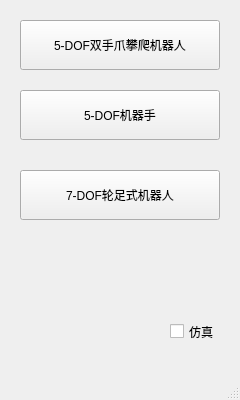
<?xml version="1.0" encoding="UTF-8"?>
<ui version="4.0">
 <class>MainWindow</class>
 <widget class="QMainWindow" name="MainWindow">
  <property name="geometry">
   <rect>
    <x>0</x>
    <y>0</y>
    <width>240</width>
    <height>400</height>
   </rect>
  </property>
  <property name="windowTitle">
   <string>MainWindow</string>
  </property>
  <widget class="QWidget" name="centralwidget">
   <widget class="QPushButton" name="pushButton">
    <property name="geometry">
     <rect>
      <x>20</x>
      <y>20</y>
      <width>200</width>
      <height>50</height>
     </rect>
    </property>
    <property name="text">
     <string>5-DOF双手爪攀爬机器人</string>
    </property>
   </widget>
   <widget class="QCheckBox" name="checkBox">
    <property name="geometry">
     <rect>
      <x>170</x>
      <y>320</y>
      <width>50</width>
      <height>23</height>
     </rect>
    </property>
    <property name="text">
     <string>仿真</string>
    </property>
   </widget>
   <widget class="QPushButton" name="pushButton_2">
    <property name="geometry">
     <rect>
      <x>20</x>
      <y>90</y>
      <width>200</width>
      <height>50</height>
     </rect>
    </property>
    <property name="text">
     <string>5-DOF机器手</string>
    </property>
   </widget>
   <widget class="QPushButton" name="pushButton_3">
    <property name="geometry">
     <rect>
      <x>20</x>
      <y>170</y>
      <width>200</width>
      <height>50</height>
     </rect>
    </property>
    <property name="text">
     <string>7-DOF轮足式机器人</string>
    </property>
   </widget>
  </widget>
  <widget class="QMenuBar" name="menubar">
   <property name="geometry">
    <rect>
     <x>0</x>
     <y>0</y>
     <width>240</width>
     <height>22</height>
    </rect>
   </property>
  </widget>
  <widget class="QStatusBar" name="statusbar"/>
 </widget>
 <resources/>
 <connections>
  <connection>
   <sender>pushButton</sender>
   <signal>clicked()</signal>
   <receiver>MainWindow</receiver>
   <slot>climbot5d()</slot>
   <hints>
    <hint type="sourcelabel">
     <x>85</x>
     <y>78</y>
    </hint>
    <hint type="destinationlabel">
     <x>33</x>
     <y>106</y>
    </hint>
   </hints>
  </connection>
  <connection>
   <sender>checkBox</sender>
   <signal>clicked(bool)</signal>
   <receiver>MainWindow</receiver>
   <slot>if_simulation()</slot>
   <hints>
    <hint type="sourcelabel">
     <x>204</x>
     <y>364</y>
    </hint>
    <hint type="destinationlabel">
     <x>176</x>
     <y>305</y>
    </hint>
   </hints>
  </connection>
  <connection>
   <sender>pushButton_2</sender>
   <signal>clicked()</signal>
   <receiver>MainWindow</receiver>
   <slot>robot_arm5d()</slot>
   <hints>
    <hint type="sourcelabel">
     <x>104</x>
     <y>136</y>
    </hint>
    <hint type="destinationlabel">
     <x>122</x>
     <y>193</y>
    </hint>
   </hints>
  </connection>
  <connection>
   <sender>pushButton_3</sender>
   <signal>clicked()</signal>
   <receiver>MainWindow</receiver>
   <slot>wheel_bipedal7d()</slot>
   <hints>
    <hint type="sourcelabel">
     <x>77</x>
     <y>207</y>
    </hint>
    <hint type="destinationlabel">
     <x>30</x>
     <y>278</y>
    </hint>
   </hints>
  </connection>
 </connections>
 <slots>
  <slot>climbot5d()</slot>
  <slot>if_simulation()</slot>
  <slot>robot_arm5d()</slot>
  <slot>wheel_bipedal7d()</slot>
 </slots>
</ui>
